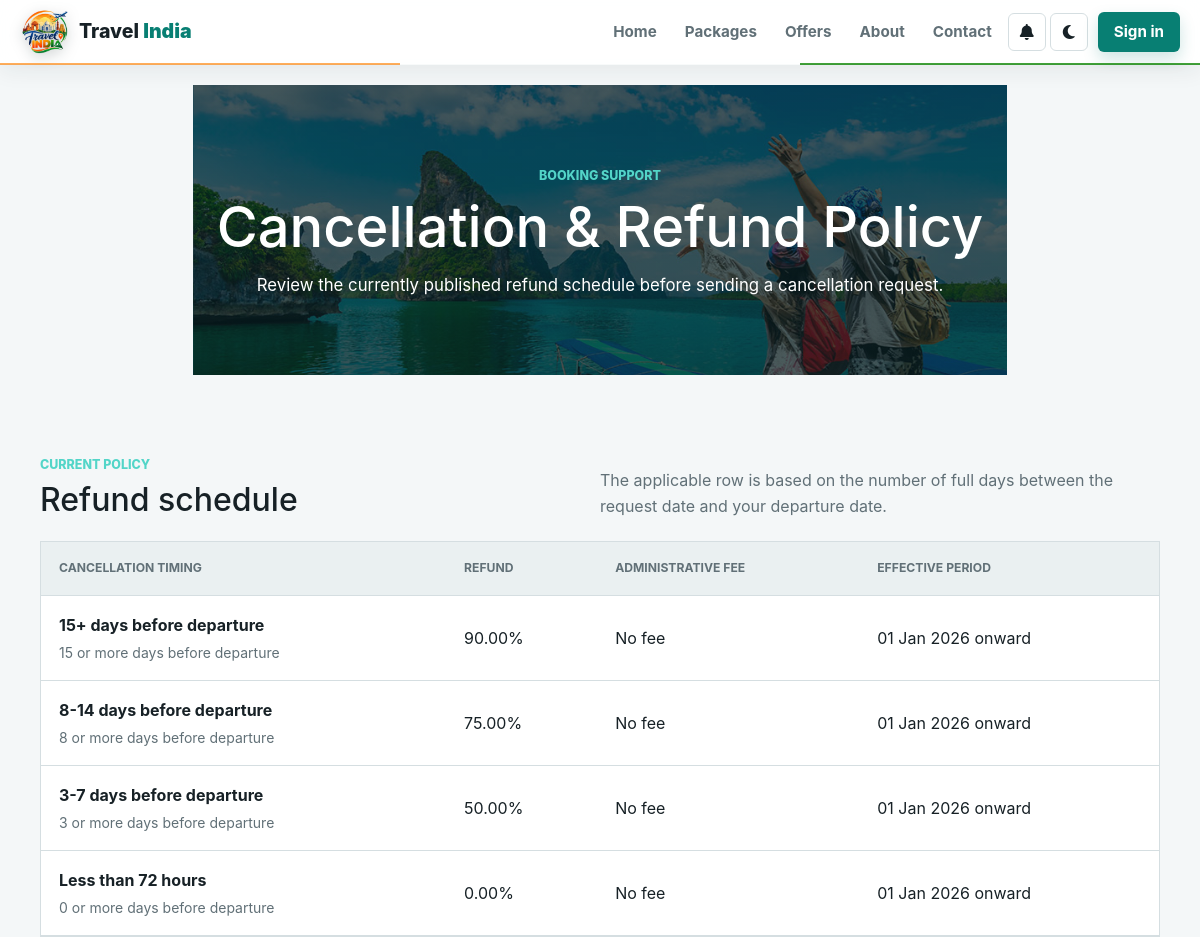
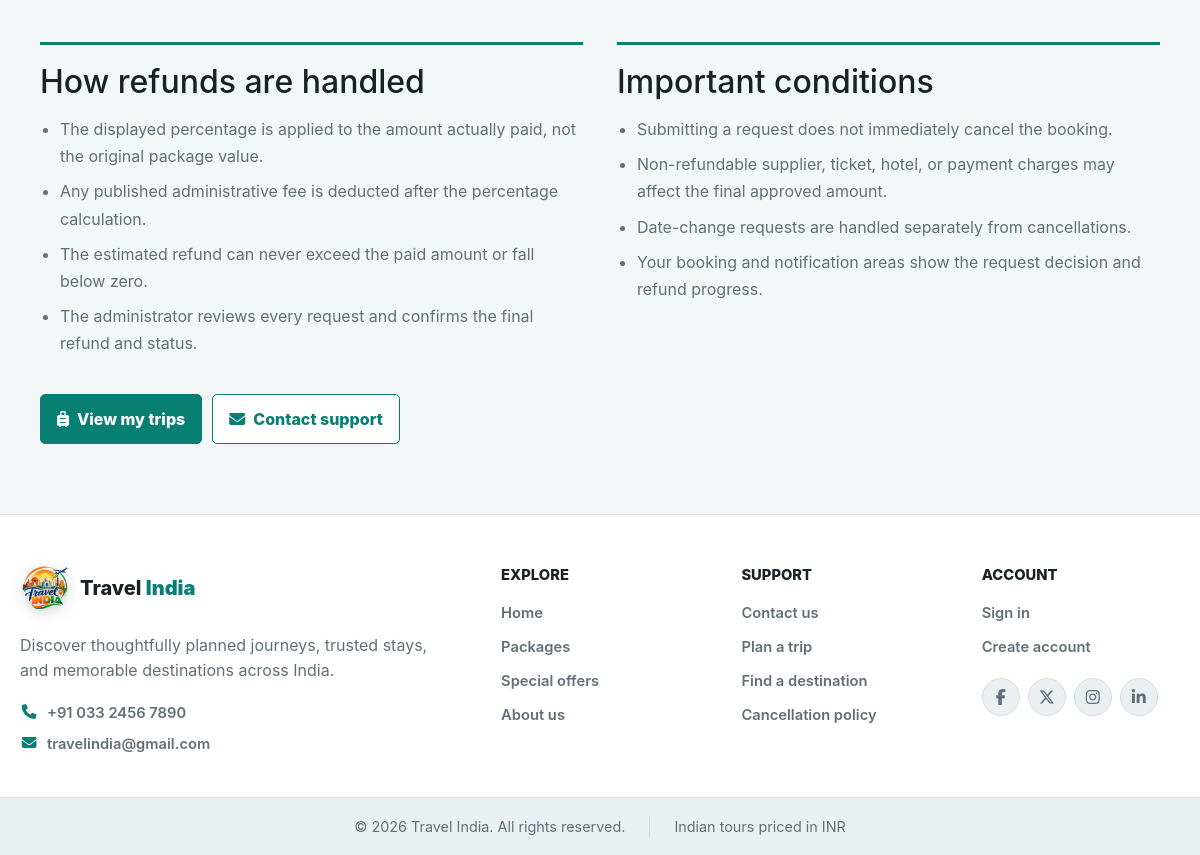
The app's page /policies.php with its own data (2 pictures, top to bottom).
### tables this page shows
CREATE TABLE `cancellation_policies` (
  `id` int NOT NULL AUTO_INCREMENT,
  `name` varchar(150) NOT NULL,
  `minimum_days_before` int NOT NULL,
  `refund_percentage` decimal(5,2) NOT NULL,
  `administrative_fee` decimal(10,2) NOT NULL DEFAULT '0.00',
  `status` varchar(30) NOT NULL DEFAULT 'active',
  `effective_from` date NOT NULL,
  `effective_to` date DEFAULT NULL,
  `created_at` timestamp NOT NULL DEFAULT CURRENT_TIMESTAMP,
  PRIMARY KEY (`id`),
  KEY `status` (`status`),
  KEY `minimum_days_before` (`minimum_days_before`)
);

### security.php (called while the page is built, shortened)
<?php
function e(mixed $value): string { return htmlspecialchars((string)$value, ENT_QUOTES, 'UTF-8'); }

### policies.php (the view, shortened to what this page needs)
<?php
$db=db_connect();
$result=$db->query("SELECT name,minimum_days_before,refund_percentage,administrative_fee,effective_from,effective_to FROM cancellation_policies WHERE status='active' AND effective_from<=CURDATE() AND (effective_to IS NULL OR effective_to>=CURDATE()) ORDER BY minimum_days_before DESC,id");
$policies=[];while($row=$result->fetch_assoc())$policies[]=$row;
?>
<!DOCTYPE html>
<html lang="en">
<head>
<link rel="stylesheet" href="css/policies.css?v=1">
<link rel="stylesheet" href="css/policies-theme.css?v=1">
</head>
<body>
<?php include 'header.php';?>
<main class="policy-page">
<header class="policy-hero"><div><span>Booking support</span><h1>Cancellation &amp; Refund Policy</h1><p>Review the currently published refund schedule before sending a cancellation request.</p></div></header>
<section class="policy-content" aria-labelledby="refund-schedule-title">
<div class="policy-intro"><div><span>Current policy</span><h2 id="refund-schedule-title">Refund schedule</h2></div><p>The applicable row is based on the number of full days between the request date and your departure date.</p></div>
<?php if($policies):?><div class="policy-table-wrap"><table><thead><tr><th>Cancellation timing</th><th>Refund</th><th>Administrative fee</th><th>Effective period</th></tr></thead><tbody><?php foreach($policies as $policy):?><tr><td><strong><?php echo e($policy['name']);?></strong><small><?php echo (int)$policy['minimum_days_before'];?> or more days before departure</small></td><td><?php echo e(number_format((float)$policy['refund_percentage'],2));?>%</td><td><?php echo (float)$policy['administrative_fee']>0?inr($policy['administrative_fee']):'No fee';?></td><td><?php echo e(date('d M Y',strtotime($policy['effective_from'])));?><?php echo $policy['effective_to']?' to '.e(date('d M Y',strtotime($policy['effective_to']))):' onward';?></td></tr><?php endforeach;?></tbody></table></div>
<?php else:?><div class="policy-empty"><i class="fa-solid fa-circle-info"></i><div><h2>No cancellation schedule is currently published</h2><p>Contact Travel India before booking or requesting cancellation so the applicable terms can be confirmed.</p></div></div><?php endif;?>
<div class="policy-rules"><section><h2>How refunds are handled</h2><ul><li>The displayed percentage is applied to the amount actually paid, not the original package value.</li><li>Any published administrative fee is deducted after the percentage calculation.</li><li>The estimated refund can never exceed the paid amount or fall below zero.</li><li>The administrator reviews every request and confirms the final refund and status.</li></ul></section><section><h2>Important conditions</h2><ul><li>Submitting a request does not immediately cancel the booking.</li><li>Non-refundable supplier, ticket, hotel, or payment charges may affect the final approved amount.</li><li>Date-change requests are handled separately from cancellations.</li><li>Your booking and notification areas show the request decision and refund progress.</li></ul></section></div>
<div class="policy-actions"><a href="my-bookings.php" class="policy-button"><i class="fa-solid fa-suitcase-rolling"></i> View my trips</a><a href="contactus.php" class="policy-button secondary"><i class="fa-solid fa-envelope"></i> Contact support</a></div>
</section></main>
<?php include 'footer.php';?>
</body>
</html>

### css/policies.css (style rules this page uses)
.policy-page { min-height:70vh;background:#f3f7f7;color:#132326 }
.policy-hero { min-height:290px;display:grid;place-items:center;padding:72px 24px;background:linear-gradient(rgba(7,30,33,.72),rgba(7,30,33,.72)),url('../img/banner.jpg') center/cover;color:#fff;text-align:center }
.policy-hero div { width:min(860px,100%) }
.policy-hero span,.policy-intro span { color:#53d5c8;font-size:.78rem;font-weight:800;text-transform:uppercase }
.policy-hero h1 { margin:8px 0 12px;font-size:clamp(2rem,5vw,3.5rem) }
.policy-hero p { margin:0;font-size:1.05rem }
.policy-content { width:min(1120px,calc(100% - 32px));margin:auto;padding:54px 0 70px }
.policy-intro { display:flex;align-items:end;justify-content:space-between;gap:30px;margin-bottom:22px }
.policy-intro h2 { margin:6px 0 0;font-size:2rem }
.policy-intro p { max-width:560px;margin:0;color:#5d6d70;line-height:1.6 }
.policy-table-wrap { overflow-x:auto;border:1px solid #d6e1e2;background:#fff }
.policy-table-wrap table { width:100%;min-width:760px;border-collapse:collapse }
.policy-table-wrap th,.policy-table-wrap td { padding:17px 18px;border-bottom:1px solid #e0e8e9;text-align:left }
.policy-table-wrap th { background:#eaf3f3;color:#496064;font-size:.76rem;text-transform:uppercase }
.policy-table-wrap td strong,.policy-table-wrap td small { display:block }
.policy-table-wrap td small { margin-top:5px;color:#68787b }
.policy-rules { display:grid;grid-template-columns:1fr 1fr;gap:34px;margin-top:42px }
.policy-rules section { border-top:3px solid #078d82;padding-top:18px }
.policy-rules h2 { margin:0 0 15px }
.policy-rules ul { margin:0;padding-left:20px;color:#526568;line-height:1.7 }
.policy-rules li+li { margin-top:8px }
.policy-actions { display:flex;gap:10px;margin-top:36px }
.policy-button { display:inline-flex;align-items:center;gap:8px;padding:12px 16px;border:1px solid #078d82;border-radius:5px;background:#078d82;color:#fff;font-weight:800 }
.policy-button.secondary { background:transparent;color:#087d74 }

### css/policies-theme.css (style rules this page uses)
.policy-page { background:var(--page);color:var(--text) }
.policy-intro p,.policy-rules ul,.policy-table-wrap td small,.policy-empty p { color:var(--muted) }
.policy-table-wrap,.policy-empty { border-color:var(--border);background:var(--surface) }
.policy-table-wrap table { color:var(--text) }
.policy-table-wrap th { background:var(--surface-soft);color:var(--muted) }
.policy-table-wrap th,.policy-table-wrap td { border-color:var(--border) }
.policy-rules section { border-color:var(--brand) }
.policy-button { border-color:var(--brand);background:var(--brand);text-decoration:none }
.policy-button.secondary { background:var(--surface);color:var(--brand) }

### css/theme.css (style rules this page uses)
:root { color-scheme: light; --page:#f4f7f8; --surface:#fff; --surface-soft:#eaf0f1; --text:#172126; --muted:#617077; --border:#d5dee1; --brand:#087f73; --brand-strong:#05665d; --accent:#e9a23b; --shadow:0 12px 32px rgba(22,41,47,.12); }
html { scroll-behavior:smooth; }
body { margin:0!important; padding:0!important; overflow-x:hidden; background:var(--page)!important; color:var(--text); transition:background-color .2s,color .2s; }
body,button,input,select,textarea { font-family:Inter,"Segoe UI",Arial,sans-serif; }
button,a,input,select,textarea { letter-spacing:0; }
body > main { margin:0!important; padding:20px max(20px,calc((100% - 1180px)/2)) 0; display:flex; flex-wrap:wrap; justify-content:center; gap:22px; }
.feature,.about,.banner,section { color:var(--text); }

### records on screen
cancellation_policies: name "15+ days before departure", minimum_days_before "15", refund_percentage "90.00", administrative_fee "No fee", effective_from "01 Jan 2026", shows "onward"
cancellation_policies: name "8-14 days before departure", minimum_days_before "8", refund_percentage "75.00", administrative_fee "No fee", effective_from "01 Jan 2026", shows "onward"
cancellation_policies: name "3-7 days before departure", minimum_days_before "3", refund_percentage "50.00", administrative_fee "No fee", effective_from "01 Jan 2026", shows "onward"
cancellation_policies: name "Less than 72 hours", minimum_days_before "0", refund_percentage "0.00", administrative_fee "No fee", effective_from "01 Jan 2026", shows "onward"
